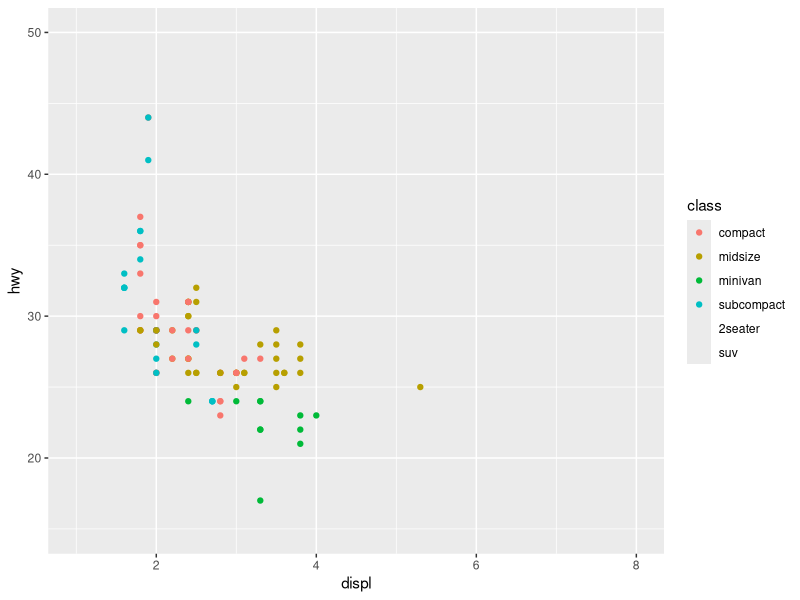
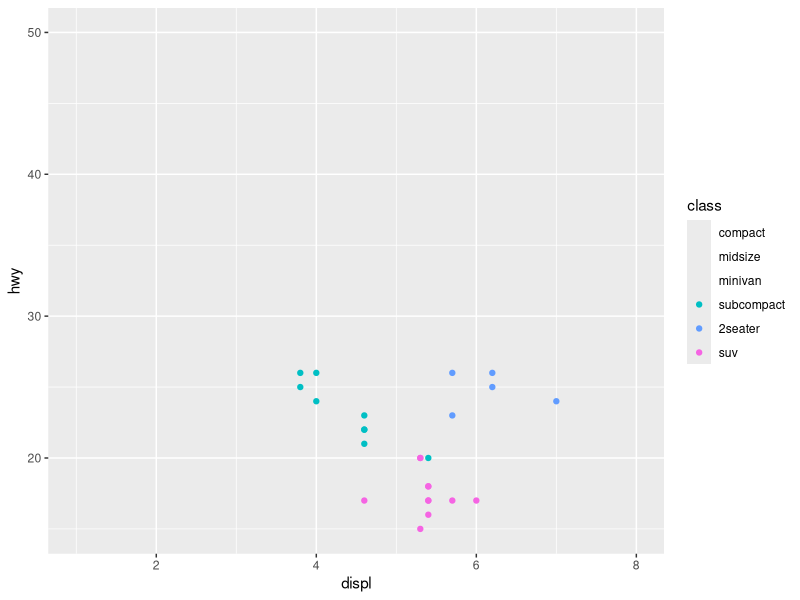
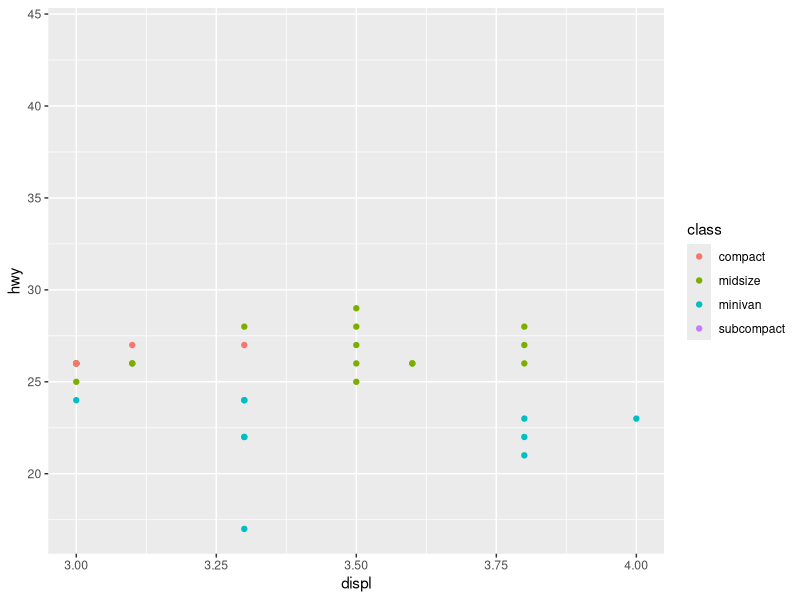
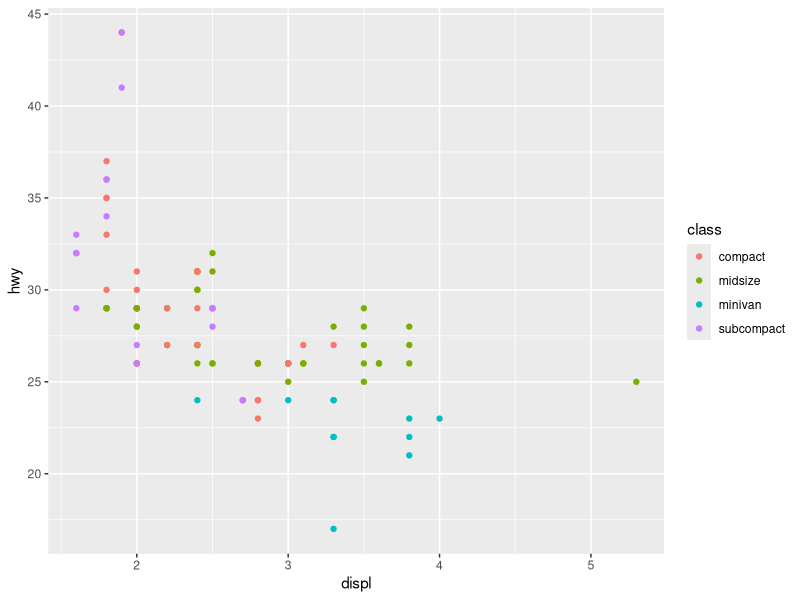
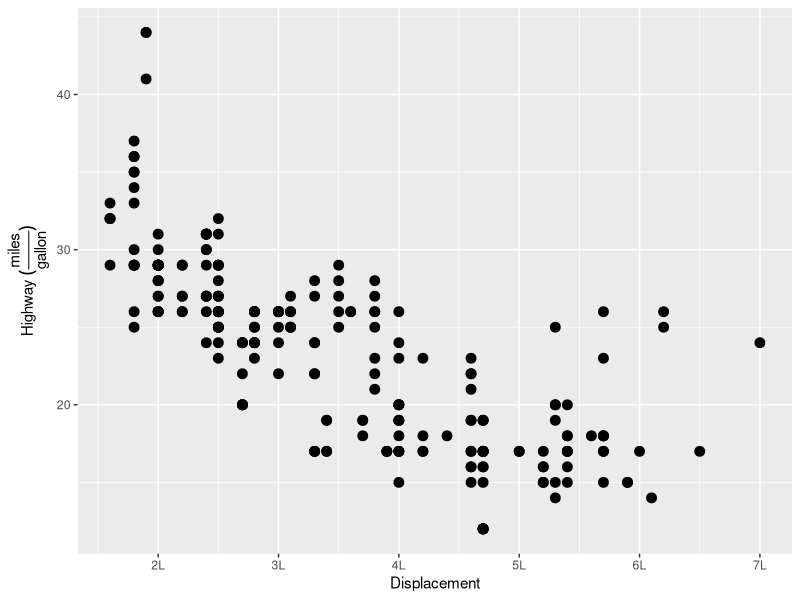

Source code (R) for these figures, in order:
## ---- chunk 1
knitr::opts_chunk$set(echo = TRUE)
## ---- chunk 2
library(tidyverse)
## ---- chunk 3
fwd <- subset(mpg, drv == "f")
rwd <- subset(mpg, drv == "r")

ggplot(fwd, aes(displ, hwy, colour = class)) +
  geom_point() +
  scale_color_discrete(limits = c("compact", "midsize", "minivan", "subcompact",
                                  "2seater", "suv")) +
  coord_cartesian(xlim = c(1, 8),
                  ylim = c(15, 50))

ggplot(rwd, aes(displ, hwy, colour = class)) + 
  geom_point() +
  scale_color_discrete(limits = c("compact", "midsize", "minivan", "subcompact",
                                  "2seater", "suv")) +
  coord_cartesian(xlim = c(1, 8),
                  ylim = c(15, 50))
## ---- chunk 4
ggplot(fwd, aes(displ, hwy, colour = class)) +
  geom_point() +
  xlim(2, 5) +
  xlim(3, 4)
## ---- chunk 5
ggplot(fwd, aes(displ, hwy, colour = class)) +
  geom_point() +
  scale_x_continuous(limits = c(NA, NA))
## ---- chunk 6
ggplot(mpg, aes(displ, hwy)) + 
  geom_point(size = 3) +  
  scale_x_continuous("Displacement", labels = scales::unit_format(suffix = "L")) + 
  scale_y_continuous(quote(paste("Highway ", (frac(miles, gallon))))) 
